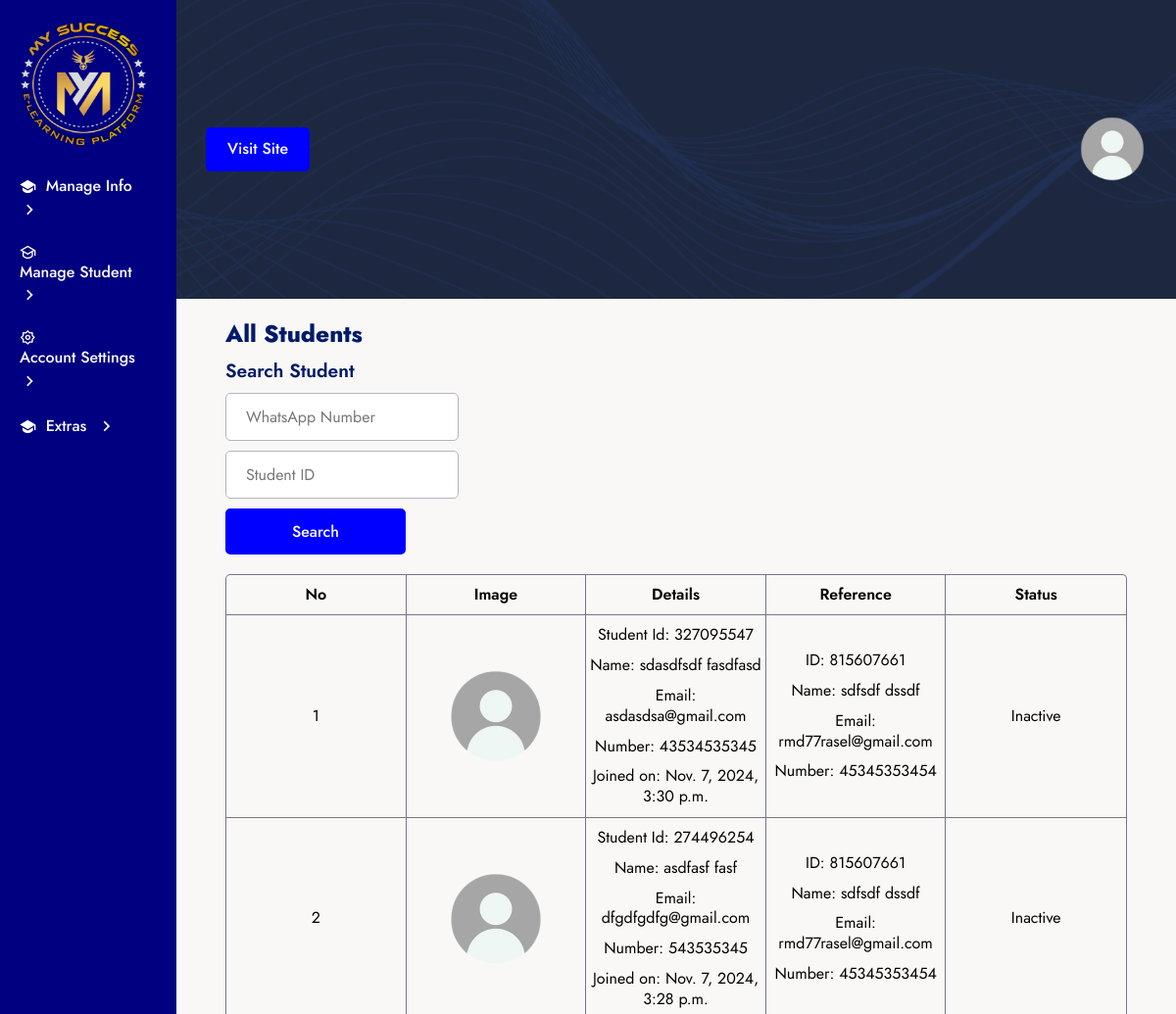
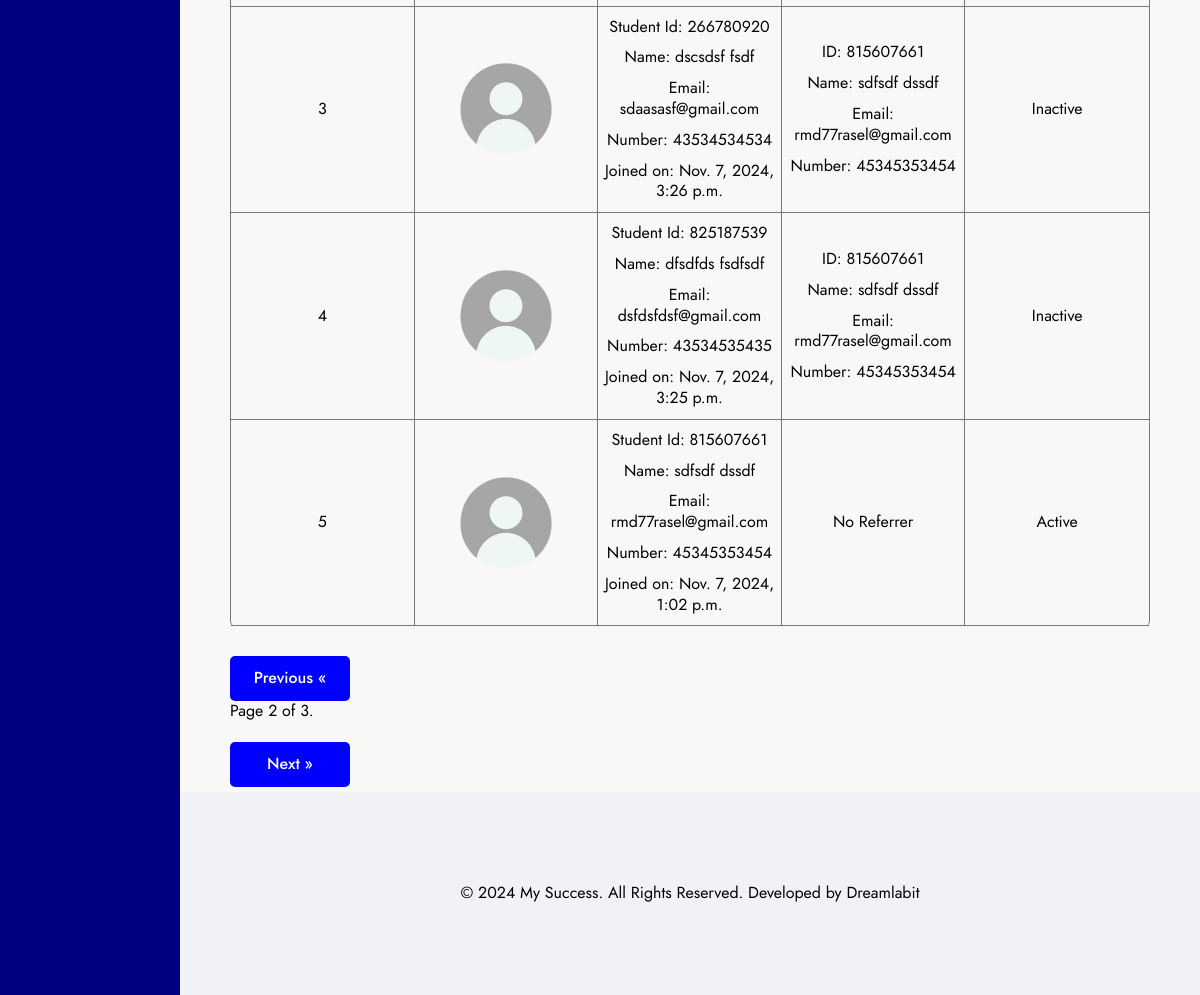
Screenshot of /sub-admin/all-student/?page=2 with the database file from the repository (2 pictures, top to bottom).
### global_feature/models.py (models this page shows, shortened)
class Logo(models.Model):
    logo = models.ImageField(
        validators=[validate_image_size],
        upload_to='images/',
        blank=True,
        null=True,
        verbose_name='Logo Image',
    )
    class Meta:
        verbose_name = 'Logo'
        verbose_name_plural = 'Logo'
        ordering = ['-id']

class FooterCopyRightText(models.Model):
    text = models.TextField(
        max_length=200,
        blank=True,
        null=True,
        verbose_name='Footer Copy Right Text'
    )
    class Meta:
        verbose_name = 'Footer Copy Right Text'
        verbose_name_plural = 'Footer Copy Right Text'
        ordering = ['-id']

### my_auth/models.py (models this page shows, shortened)
class User(AbstractBaseUser, PermissionsMixin):
    ACCOUNT_TYPE_CHOICES = [
        ('senior_manager', 'Senior Manager'),
        ('manager', 'Manager'),
        ('senior_team_leader', 'Senior Team Leader'),
        ('team_leader', 'Team Leader'),
        ('trainer', 'Trainer'),
        ('senior_teacher', 'Senior Teacher'),
        ('teacher', 'Teacher'),
        ('accounter', 'Accounter'),
        ('help-line', 'Help-Line'),
        ('user', 'User'),
        ('admin', 'Admin'),
    ]
    USER_ROLES_CHOICES = [
        ('user', 'User'),
        ('sub_admin', 'Sub Admin'),
        ('admin', 'Admin'),
    ]
    COUNTRY_CODE_CHOICES = [
        ('Bangladesh', '+88'),
        ('India', '+91'),
    ]
    user_id = models.CharField(
        unique=True,
        max_length=9,
        verbose_name='User ID'
    )
    image = models.ImageField(
        validators=[validate_image_size],
        upload_to='images/',
        blank=True,
        null=True,
        verbose_name='User Image'
    )
    balance = models.DecimalField(
        max_digits=12,
        decimal_places=2,
        default=0.00,
        verbose_name='Balance'
    )
    email = models.EmailField(
        unique=True,
        max_length=80,
        verbose_name='Email',
    )
    country_code = models.CharField(
        max_length=20,
        choices=COUNTRY_CODE_CHOICES,
        default='Bangladesh'
    )
    number = models.CharField(
        max_length=11,
        unique=True,
        verbose_name='Number'
    )
    first_name = models.CharField(
        max_length=15,
        blank=True,
        null=True,
        verbose_name='First Name'
    )
    last_name = models.CharField(
        max_length=15,
        blank=True,
        null=True,
        verbose_name='Last Name'
    )
    address = models.CharField(
        max_length=100,
        blank=True,
        null=True,
        verbose_name='Address'
    )
    city = models.CharField(
        max_length=20,
        blank=True,
        null=True,
        verbose_name='City'
    )
    state = models.CharField(
        max_length=15,
        blank=True,
        null=True,
        verbose_name='State'
    )
    country = models.CharField(
        max_length=30,
        blank=True,
        null=True,
        verbose_name='Country Name'
    )
    bio = models.TextField(
        max_length=500,
        blank=True,
        null=True,
        verbose_name='Bio'
    )
    account_type = models.CharField(
        max_length=20,
        choices=ACCOUNT_TYPE_CHOICES,
        default='user'
    )
    role = models.CharField(
        max_length=20,
        choices=USER_ROLES_CHOICES,
        default='user'
    )
    referraled_by = models.ForeignKey(
        'self',
        related_name='referrals',
        on_delete=models.SET_NULL,
        null=True,
        blank=True,
        verbose_name='Referred By'
    )
    is_staff = models.BooleanField(default=True)
    is_active = models.BooleanField(default=False)
    is_block = models.BooleanField(default=False)
    is_superuser = models.BooleanField(default=False)
    date_joined = models.DateTimeField(auto_now_add=True)
    last_login = models.DateTimeField(null=True, blank=True)
    objects = UserManager()
    USERNAME_FIELD = 'number'
    REQUIRED_FIELDS = ['email']
    class Meta:
        verbose_name = 'User'
        verbose_name_plural = 'User'
        ordering = ['-date_joined']

### sub_admin/views.py (the view)
# urls.py: path('all-student/', AllStudent.as_view(), name='all_student'),
class AllStudent(SubAdminBaseTemplateView):
    def get_context_data(self, **kwargs):
        context = super().get_context_data(**kwargs)
        search_number = self.request.GET.get('number', None)
        search_user_id = self.request.GET.get('user_id', None)
        users = User.objects.all()
        if search_number:
            users = users.filter(number=search_number)
        elif search_user_id:
            users = users.filter(user_id=search_user_id)
        paginator = Paginator(users, 5)
        page_number = self.request.GET.get('page')
        page_obj = paginator.get_page(page_number)
        context['page_obj'] = page_obj
        return context

### sub_admin/views.py (called while the page is built)
    def get_context_data(self, **kwargs):
        context = super().get_context_data(**kwargs)
        context.update({
            'sub_admin_all_student': self.request.build_absolute_uri('/all-student/'),
            'sub_admin_profile': self.request.build_absolute_uri('/profile/'),
            'sub_admin_change_password': self.request.build_absolute_uri('/change-password/'),
        })
        context['logo'] = Logo.objects.first()
        context['copy_right'] = FooterCopyRightText.objects.first()
        return context

### templates/sub_admin/index.html (shortened to what this page needs)
{% extends "../common/base.html" %}
{% load static %}
{% block css_link %}
    <link href="https://cdn.jsdelivr.net/npm/remixicon@4.5.0/fonts/remixicon.css" rel="stylesheet" />
    <link rel="stylesheet" href="{% static "css/sub_admin/style.css" %}">
{% endblock css_link %}
{% block main_content %}
    <section class="sub-admin-section">
        <div class="grid w-full sub-admin-inner">
            <div class="flex flex-col w-full side-bar-sub-admin">
                {% include "./side_bar.html" %}
            </div>
            <div class="flex flex-col w-full">
                {% include "./header.html" %}
                <section class="sub-admin-content">
                    {% if request.resolver_match.url_name == 'all_student' %}
                        {% include "sub_admin/all_student.html" %}
                    {% elif request.resolver_match.url_name == 'all_sub_admin_info' %}
                        {% include "sub_admin/all_sub_admin_info.html" %}
                    {% elif request.resolver_match.url_name == 'trainer_create' %}
                        {% include "sub_admin/trainer_create.html" %}
                    {% elif request.resolver_match.url_name == 'team_leader_create' %}
                        {% include "sub_admin/team_leader_create.html" %}
                    {% elif request.resolver_match.url_name == 'member_info' %}
                        {% include "sub_admin/member_info.html" %}
                    {% elif request.resolver_match.url_name == 'pending_student' %}
                        {% include "sub_admin/pending_student.html" %}
                    {% elif request.resolver_match.url_name == 'sub_admin_profile' %}
                        {% include "sub_admin/profile_updated.html" %}
                    {% elif request.resolver_match.url_name == 'change_password' %}
                        {% include "sub_admin/change_password.html" %}
                    {% elif request.resolver_match.url_name == 'sub_admin_withdrawal' %}
                        {% include "sub_admin/withdrawal.html" %}
                    {% elif request.resolver_match.url_name == 'sub_admin_passbook' %}
                        {% include "sub_admin/passbook.html" %}
                    {% endif %}
                </section>
                {% include "./footer.html" %}
            </div>
        </div>
    </section>
{% endblock main_content %}

### templates/sub_admin/side_bar.html (shortened to what this page needs)
<div class="sub-admin-side-bar-wrapper flex flex-col w-full">
    <div class="flex flex-col w-full">
        <a class="logo" href="{% url "all_student" %}">
            <img src="{{ logo.logo.url }}">
        </a>
    </div>
    <div class="sub-menu-item-wrapper flex flex-col w-full">
        <div class="sub-menu-item flex flex-row align-items-center w-full">
            <i class="ri-graduation-cap-fill"></i>
            <h4>Manage Info</h4>
            <i class="ri-arrow-right-s-line right-arrow"></i>
        </div>
        <div class="sub-menu-item flex flex-row align-items-center w-full">
            <i class="ri-graduation-cap-line"></i>
            <h4>Manage Student</h4>
            <i class="ri-arrow-right-s-line right-arrow"></i>
        </div>
        <div class="sub-menu-item flex flex-row align-items-center w-full">
            <i class="ri-settings-2-line"></i>
            <h4>Account Settings</h4>
            <i class="ri-arrow-right-s-line right-arrow"></i>
        </div>
        <div class="sub-menu-item flex flex-row align-items-center w-full">
            <i class="ri-graduation-cap-fill"></i>
            <h4>Extras</h4>
            <i class="ri-arrow-right-s-line right-arrow"></i>
        </div>
    </div>
</div>

### templates/sub_admin/all_student.html
{% load static %}
<div class="flex flex-col w-full student">
    <h2>All Students</h2>
    <form class="student-search-form flex flex-col w-full" action="{% url 'all_student' %}" method="GET">
        <h4>Search Student</h4>
        <div class="flex flex-col">
            <input type="number" name="number" id="number" placeholder="WhatsApp Number">
        </div>
        <div class="flex flex-col">
            <input type="number" name="user_id" id="user_id" placeholder="Student ID">
        </div>
        <div class="flex flex-col">
            <button class="btn" type="submit">Search</button>
        </div>
    </form>
    <table class="all-student flex flex-col w-full">
        <thead class="flex flex-col w-full">
            <tr class="grid">
                <th>No</th>
                <th>Image</th>
                <th>Details</th>
                <th>Reference</th>
                <th>Status</th>
            </tr>
        </thead>
        <tbody class="flex flex-col w-full">
            {% for user in page_obj %}
                <tr class="grid">
                    <td>{{ forloop.counter }}</td>
                    <td>
                        {% if user.image %}
                            <img src="{{ user.image.url }}" alt="Image">
                        {% else %}
                            <img src="{% static 'images/default-avatar.png' %}" alt="user">
                        {% endif %}
                    </td>
                    <td>
                        <span>Student Id: {{ user.user_id }}</span>
                        <h4>Name: {{ user.first_name }} {{ user.last_name }}</h4>
                        <span>Email: {{ user.email }}</span>
                        <span>Number: {{ user.number }}</span>
                        <span>Joined on: {{ user.date_joined }}</span>
                    </td>
                    <td>
                        {% if user.referraled_by %}
                            <span>ID: {{ user.referraled_by.user_id }}</span>
                            <h4>Name: {{ user.referraled_by.first_name }} {{ user.referraled_by.last_name }}</h4>
                            <span>Email: {{ user.referraled_by.email }}</span>
                            <span>Number: {{ user.referraled_by.number }}</span>
                        {% else %}
                            <span>No Referrer</span>
                        {% endif %}
                    </td>
                    <td>
                        <span>
                            {% if user.is_authenticated and user.is_active %}
                                Active
                            {% else %}
                                Inactive
                            {% endif %}
                        </span>
                    </td>
                </tr>
            {% endfor %}
        </tbody>
    </table>
    <div class="pagination">
        <span class="step-links">
            {% if page_obj.has_previous %}
                <a class="btn" href="?page={{ page_obj.previous_page_number }}">Previous &laquo;</a>
            {% endif %}
            <span class="current">Page {{ page_obj.number }} of {{ page_obj.paginator.num_pages }}.</span>
            {% if page_obj.has_next %}
                <a class="btn" href="?page={{ page_obj.next_page_number }}">Next &raquo;</a>
            {% endif %}
        </span>
    </div>
</div>

### templates/sub_admin/footer.html
<footer class="footer-section">
    <div class="footer-inner flex flex-col align-items-center justify-content-center w-full">
        <p>{{ copy_right.text }}</p>
    </div>
</footer>

### static/css/common/global.css (style rules this page uses)
:root { --white-color: #fff; --black-color: #000; --heading-color: #001a69; --body-font-color: #000000; --light-purple: rgba(117, 79, 254, 0.1); --orange-deep: #FF3C16; --gray-color: #767588; --gray-color2: #929292; --disable-color: #B5B4BD; --color-yellow: #FFC014; --light-bg: #F9F8F6; --page-bg: #F8F6F0; --border-color: rgba(0, 0, 0, 0.07); --border-color2: rgba(0, 0, 0, 0.09); --theme-color: #0000ff; --gradient-banner-bg: linear-gradient(to right, #000080, #00FFFF); --gradient-overlay-bg: rgba(0, 0, 0, 0) !important; --footer-gradient-bg: linear-gradient(180deg, #000000, #000000); --body-font-family: 'Jost', sans-serif; }
html, body, div, span, object, iframe, h1, h2, h3, h4, h5, h6, p, blockquote, pre, a, abbr, address, cite, code, del, dfn, em, img, ins, kbd, q, samp, small, strong, sub, sup, var, b, i, hr, dl, dt, dd, ol, ul, li, fieldset, form, label, legend, table, caption, tbody, tfoot, thead, tr, th, td, article, aside, canvas, details, figure, figcaption, hgroup, menu, footer, header, nav, section, summary, time, mark, audio, video { margin: 0; padding: 0; border: 0; }
table { border-collapse: collapse; border-spacing: 0; }
a img { border: 0; width: auto; height: auto; max-width: 100%; vertical-align: bottom; border-style: none; -webkit-backface-visibility: hidden; backface-visibility: hidden; -webkit-perspective: 0; perspective: 0; -webkit-backface-visibility: hidden; -webkit-transform: translate3d(0, 0, 0); visibility: visible; backface-visibility: hidden; }
a, input, select, textarea { outline: none; }
img { width: auto; height: auto; max-width: 100%; vertical-align: bottom; border-style: none; -webkit-perspective: 0; perspective: 0; -webkit-backface-visibility: hidden; -webkit-transform: translate3d(0, 0, 0); visibility: visible; backface-visibility: hidden; }
a { text-decoration: none; display: inline-block; }
input[type='number'] { -moz-appearance: textfield; }
body { color: var(--body-font-color); font-size: 1rem; line-height: 1.3; letter-spacing: normal; font-weight: 400; font-family: var(--body-font-family); background: var(--light-bg); -webkit-text-size-adjust: 100%; -moz-text-size-adjust: 100%; -moz-osx-font-smoothing: grayscale; -webkit-font-smoothing: antialiased; overflow-x: hidden; overflow-y: scroll; scroll-behavior: smooth; }
* { -webkit-box-sizing: border-box; -moz-box-sizing: border-box; box-sizing: border-box; }
body, html { height: 100%; margin: 0; }
h1, h2, h3, h4, h5, h6 { color: var(--heading-color); }
body, main, section, header, footer { position: relative; top: 0; left: 0; right: 0; width: 100%; }
a, span { display: block; }
a { text-decoration: none; }
button { cursor: pointer; }
.logo { width: 130px; height: 130px; }
.logo img { width: 100%; height: 100%; border-radius: 100%; }
.btn { color: var(--white-color); font-size: 1rem; font-weight: 500; font-family: var(--body-font-family); background-color: var(--theme-color); padding: 10px 20px; border-radius: 5px; border: 2px solid var(--theme-color); -webkit-transition: all .4s ease-in-out; -moz-transition: all .4s ease-in-out; transition: all .4s ease-in-out; }
.w-full { width: 100%; }
.flex { display: -moz-flex; display: -ms-flex; display: -o-flex; display: -webkit-box; display: -ms-flexbox; display: flex; }
.flex-row { -webkit-box-orient: horizontal; -webkit-box-direction: normal; -ms-flex-flow: row wrap; -o-flex-flow: row wrap; flex-flow: row wrap; }
.flex-col { -webkit-box-orient: vertical; -webkit-box-direction: normal; -ms-flex-flow: column wrap; -o-flex-flow: column wrap; flex-flow: column wrap; }
.align-items-center { -webkit-box-align: center; -ms-flex-align: center; -o-flex-align: center; align-items: center; }
.justify-content-center { -webkit-box-pack: center; -ms-flex-pack: center; -o-flex-pack: center; justify-content: center; }
.grid { display: -ms-grid; display: -moz-grid; display: -ms-grid; display: -o-grid; display: -webkit-box; display: -ms-grid; display: grid; }

### rows the page displays
Logo: logo (picture)
User: user_id "327095547", first_name "sdasdfsdf", last_name "fasdfasd", email "asdasdsa@gmail.com", number "43534535345", date_joined "Nov. 7, 2024, 3:30 p.m.", referraled_by.user_id "815607661", referraled_by.first_name "sdfsdf", referraled_by.last_name "dssdf", referraled_by.email "rmd77rasel@gmail.com", referraled_by.number "45345353454", is_active "Inactive"
User: user_id "274496254", first_name "asdfasf", last_name "fasf", email "dfgdfgdfg@gmail.com", number "543535345", date_joined "Nov. 7, 2024, 3:28 p.m.", referraled_by.user_id "815607661", referraled_by.first_name "sdfsdf", referraled_by.last_name "dssdf", referraled_by.email "rmd77rasel@gmail.com", referraled_by.number "45345353454", is_active "Inactive"
User: user_id "266780920", first_name "dscsdsf", last_name "fsdf", email "sdaasasf@gmail.com", number "43534534534", date_joined "Nov. 7, 2024, 3:26 p.m.", referraled_by.user_id "815607661", referraled_by.first_name "sdfsdf", referraled_by.last_name "dssdf", referraled_by.email "rmd77rasel@gmail.com", referraled_by.number "45345353454", is_active "Inactive"
User: user_id "825187539", first_name "dfsdfds", last_name "fsdfsdf", email "dsfdsfdsf@gmail.com", number "43534535435", date_joined "Nov. 7, 2024, 3:25 p.m.", referraled_by.user_id "815607661", referraled_by.first_name "sdfsdf", referraled_by.last_name "dssdf", referraled_by.email "rmd77rasel@gmail.com", referraled_by.number "45345353454", is_active "Inactive"
User: user_id "815607661", first_name "sdfsdf", last_name "dssdf", email "rmd77rasel@gmail.com", number "45345353454", date_joined "Nov. 7, 2024, 1:02 p.m.", shows "No Referrer", is_active "Active"
FooterCopyRightText: text "© 2024 My Success. All Rights Reserved. Developed by Dreamlabit"

### other values shown
{{ page_obj.number }} "2"
{{ page_obj.paginator.num_pages }} "3"
